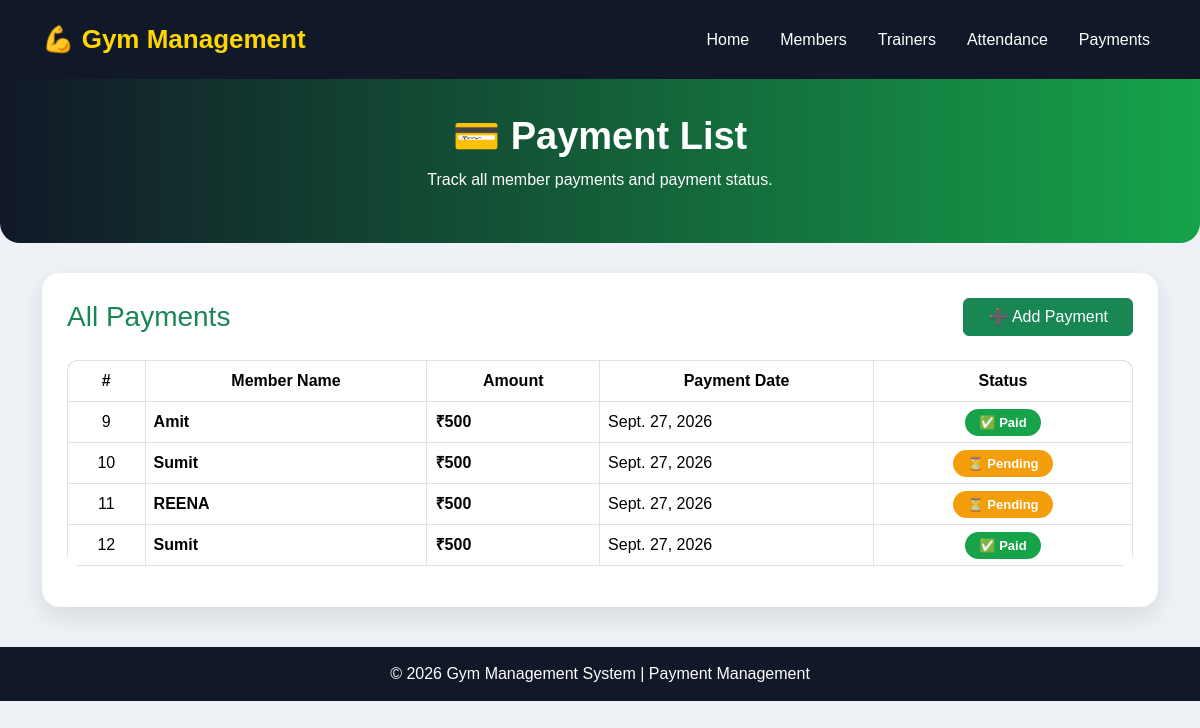
Page /payment-list/ on the committed database.
### gym/models.py (models this page shows, shortened)
class Payment(models.Model):
    member = models.ForeignKey(Member, on_delete=models.CASCADE)
    amount = models.IntegerField()
    payment_date = models.DateField()
    status = models.CharField(max_length=20)

class Member(models.Model):
    name = models.CharField(max_length=100)
    age = models.IntegerField()
    gender = models.CharField(max_length=10)
    phone = models.CharField(max_length=15)
    email = models.EmailField()
    address = models.CharField(max_length=200)
    join_date = models.DateField()

### gym/views.py (the view)
# urls.py: path("payment-list/", views.payment_list, name="payment_list"),
def payment_list(request):
    payments = Payment.objects.all()
    return render(request, "payment_list.html", {"payments": payments})

### gym/templates/payment_list.html (shortened to what this page needs)
<!DOCTYPE html>
<html lang="en">
<head>
    <link href="https://cdn.jsdelivr.net/npm/bootstrap@5.3.7/dist/css/bootstrap.min.css" rel="stylesheet">
</head>
<body>
<nav class="navbar navbar-expand-lg navbar-dark">
    <div class="container">
        <a class="navbar-brand" href="/">💪 Gym Management</a>
        <div class="navbar-nav ms-auto">
            <a class="nav-link" href="/">Home</a>
            <a class="nav-link" href="/member/">Members</a>
            <a class="nav-link" href="/trainers/">Trainers</a>
            <a class="nav-link" href="/attendance-list/">Attendance</a>
            <a class="nav-link" href="/payment-list/">Payments</a>
        </div>
    </div>
</nav>
<div class="page-header">
    <h1>💳 Payment List</h1>
    <p>Track all member payments and payment status.</p>
</div>
<div class="container">
    <div class="table-card">
        <div class="d-flex justify-content-between align-items-center mb-4 flex-wrap gap-2">
            <h3 class="text-success mb-0">All Payments</h3>
            <a href="/add-payment/" class="btn btn-success px-4">
                ➕ Add Payment
            </a>
        </div>
        <div class="table-responsive">
            <table class="table table-hover table-bordered align-middle">
                <thead>
                    <tr class="text-center">
                        <th>#</th>
                        <th>Member Name</th>
                        <th>Amount</th>
                        <th>Payment Date</th>
                        <th>Status</th>
                    </tr>
                </thead>
                <tbody>
                {% for payment in payments %}
                <tr>
                    <td class="text-center">{{ payment.id }}</td>
                    <td>
                        <strong>{{ payment.member.name }}</strong>
                    </td>
                    <td class="amount">
                        ₹{{ payment.amount }}
                    </td>
                    <td>{{ payment.payment_date }}</td>
                    <td class="text-center">
                        {% if payment.status == "Paid" %}
                            <span class="paid">✅ Paid</span>
                        {% else %}
                            <span class="pending">⏳ Pending</span>
                        {% endif %}
                    </td>
                </tr>
                {% empty %}
                <tr>
                    <td colspan="5" class="text-center text-danger fw-bold p-4">
                        No Payment Records Found
                    </td>
                </tr>
                {% endfor %}
                </tbody>
            </table>
        </div>
    </div>
</div>
<footer>
    © 2026 Gym Management System | Payment Management
</footer>
</body>
</html>

### gym/templates/payment_list.html (style rules this page uses)
body { background:#eef2f7; font-family:Arial, Helvetica, sans-serif; }
.navbar { background:#111827 !important; padding:15px; }
.navbar-brand { color:#FFD700 !important; font-size:26px; font-weight:bold; }
.nav-link { color:white !important; margin-left:15px; font-weight:500; }
.page-header { background:linear-gradient(90deg,#111827,#16a34a); color:white; padding:35px; text-align:center; border-radius:0 0 20px 20px; margin-bottom:30px; }
.page-header h1 { font-size:38px; font-weight:bold; }
.table-card { background:white; padding:25px; border-radius:18px; box-shadow:0 10px 25px rgba(0,0,0,.1); }
.table { border-radius:12px; overflow:hidden; }
.table thead { background:#111827; color:white; }
td,th { vertical-align:middle; }
.paid { background:#16a34a; color:white; padding:6px 14px; border-radius:20px; font-size:13px; font-weight:bold; }
.pending { background:#f59e0b; color:white; padding:6px 14px; border-radius:20px; font-size:13px; font-weight:bold; }
.amount { font-weight:bold; color:#16a34a; }
footer { background:#111827; color:white; text-align:center; padding:15px; margin-top:40px; }

### rows in the picture
Payment: id "9", member.name "Amit", amount "500", payment_date "Sept. 27, 2026", status "✅ Paid"
Payment: id "10", member.name "Sumit", amount "500", payment_date "Sept. 27, 2026", status "⏳ Pending"
Payment: id "11", member.name "REENA", amount "500", payment_date "Sept. 27, 2026", status "⏳ Pending"
Payment: id "12", member.name "Sumit", amount "500", payment_date "Sept. 27, 2026", status "✅ Paid"
